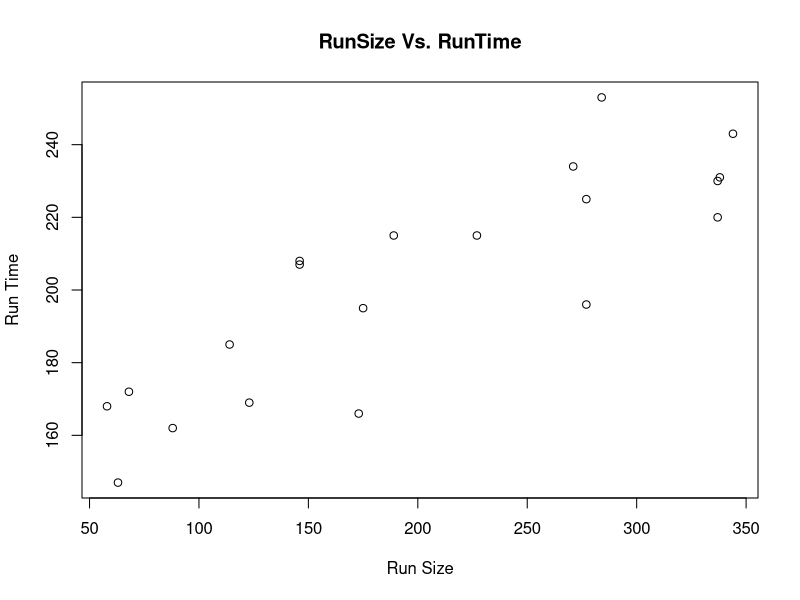
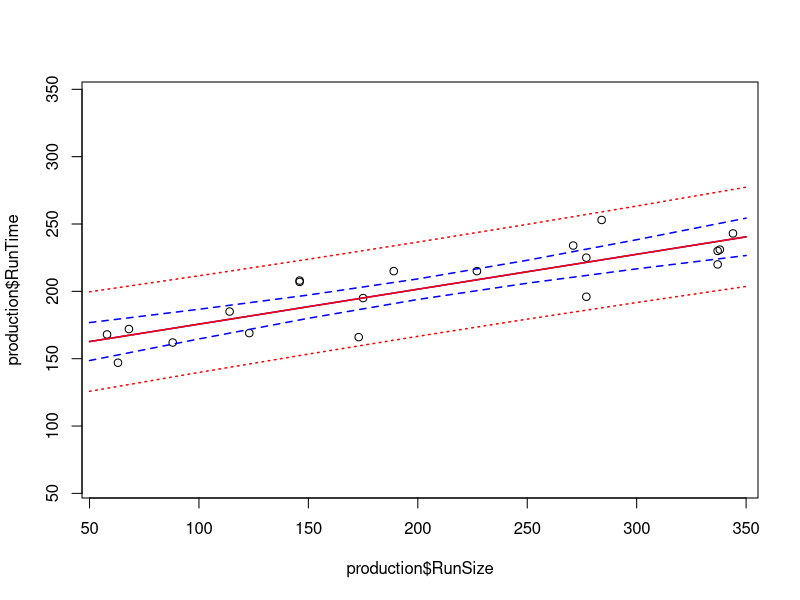

Generate these figures, in order, with R: (Note: this script raises an error after producing the figures.)
## Reading table in R
production <- read.table("production.txt", header = TRUE)
production # look at dataset
head(production, 10) # look at the data for large data sets


# summary for the 2nd and 3rd columns of the data frame
summary(production[, 2:3]) 
# RunTime         RunSize     
# Min.   :147.0   Min.   : 58.0  
# 1st Qu.:171.2   1st Qu.:120.8  
# Median :207.5   Median :182.0  
# Mean   :202.1   Mean   :201.8  
# 3rd Qu.:226.2   3rd Qu.:278.8  
# Max.   :253.0   Max.   :344.0  


## scatter plot of related variables
plot(production$RunSize, production$RunTime, xlab = "Run Size", ylab = "Run Time", title("RunSize Vs. RunTime"))



## Estimation of the regression parameters ??0, ??1, and ??2
## Yi = ??0 + ??1Xi + ei
# Fit the regression model
m1 <- lm(RunTime ~ RunSize, data = production) 
summary(m1) # Get regression results

# Call:
#   lm(formula = RunTime ~ RunSize, data = production)
# 
# Residuals:
#   Min      1Q  Median      3Q     Max 
# -28.597 -11.079   3.329   8.302  29.627 
# 
# Coefficients:
#   Estimate Std. Error t value Pr(>|t|)    
# (Intercept) 149.74770    8.32815   17.98 6.00e-13 ***
#   RunSize       0.25924    0.03714    6.98 1.61e-06 ***
#   ---
#   Signif. codes:  0 '***' 0.001 '**' 0.01 '*' 0.05 '.' 0.1 ' ' 1
# 
# Residual standard error: 16.25 on 18 degrees of freedom
# Multiple R-squared:  0.7302,	Adjusted R-squared:  0.7152 
# F-statistic: 48.72 on 1 and 18 DF,  p-value: 1.615e-06


# Create a table with fitted values and residuals
data.frame(production, fitted.value = fitted(m1), residual = resid(m1))

# Case RunTime RunSize fitted.value    residual
# 1     1     195     175     195.1152  -0.1152469
# 2     2     215     189     198.7447  16.2553496
# 3     3     243     344     238.9273   4.0726679
# 4     4     162      88     172.5611 -10.5610965
# 5     5     185     114     179.3014   5.6985827
# 6     6     231     338     237.3719  -6.3718734
# 7     7     234     271     220.0026  13.9974148
# 8     8     166     173     194.5968 -28.5967607
# 9     9     253     284     223.3727  29.6272544
# 10   10     196     277     221.5580 -25.5580439
# 11   11     220     337     237.1126 -17.1126303
# 12   12     168      58     164.7838   3.2161967
# 13   13     207     146     187.5972  19.4028033
# 14   14     225     277     221.5580   3.4419561
# 15   15     169     123     181.6346 -12.6346053
# 16   16     215     227     208.5959   6.4041115
# 17   17     147      63     166.0800 -19.0800188
# 18   18     230     337     237.1126  -7.1126303
# 19   19     208     146     187.5972  20.4028033
# 20   20     172      68     167.3762   4.6237657


## Hypothesis test for significance of estimates for ??0, and ??1


# For ??1
# H0: ??1 = 0 vs. H1: ??1 ??? 0
# Reject at the alpha level if |T| > tval. tval can be computed in R
alpha = 0.05
n= 20# no of sample
p = 2#no of estimators
# degrees of freedom = sample size - number of mean parameters estimated
tval = qt(1 - alpha/2, n - p)
tval
# [1] 2.100922
# T for ??1 = 17.98 and so T > tval

# confidence interval: a range of values that we are confident the true parameter falls into
## confidence interval for ??1

alpha = 0.05 #type I error
n = 20 #sample size
tval = qt(1 - alpha/2, n - 2) #quantile of t-distribution with d.f. n-2
lower = summary(m1)[4]$coefficients[2, 1] - tval * summary(m1)[4]$coefficients[2,
                                                                               2]
upper = summary(m1)[4]$coefficients[2, 1] + tval * summary(m1)[4]$coefficients[2,
                                                                               2]
c(lower, upper) # 95% confidence interval

# [1] 0.1812107 0.3372755



# For ??0
# H0: ??0 = 0 vs. H1: ??0 ??? 0
# T for ??0 is 6.97

#Confidence interval for ??0

alpha = 0.05 #type I error
n = 20 #sample size
tval = qt(1 - alpha/2, n - 2) #quantile of t-distribution with d.f. n-2
lower = summary(m1)[4]$coefficients[1, 1] - tval * summary(m1)[4]$coefficients[1,
                                                                               2]
upper = summary(m1)[4]$coefficients[1, 1] + tval * summary(m1)[4]$coefficients[1,
                                                                               2]
c(lower, upper)
# [1] 132.2509 167.2445

# 95% confidence intervals
confint(m1, level = 0.95)

#                 2.5 %      97.5 %
#   (Intercept) 132.2509062 167.2444999
# RunSize       0.1812107   0.3372755


# Prediction Intervals: uncertainty about future observations
# The prediction interval is wider than the corresponding confidence interval

# New run size = 50,100,150,200,250,300,350
(CI <- predict(m1, newdata = data.frame(RunSize = c(50, 100, 150, 200, 250, 300,
                                                    350)), interval = "confidence", level = 0.95))
# fit      lwr      upr
# 1 162.7099 148.6204 176.7994
# 2 175.6720 164.6568 186.6872
# 3 188.6342 179.9969 197.2714
# 4 201.5963 193.9600 209.2326
# 5 214.5585 206.0455 223.0714
# 6 227.5206 216.7006 238.3407
# 7 240.4828 226.6220 254.3435

(PI <- predict(m1, newdata = data.frame(RunSize = c(50, 100, 150, 200, 250, 300,
                                                    350)), interval = "prediction", level = 0.95))
# fit      lwr      upr
# 1 162.7099 125.7720 199.6478
# 2 175.6720 139.7940 211.5500
# 3 188.6342 153.4135 223.8548
# 4 201.5963 166.6076 236.5850
# 5 214.5585 179.3681 249.7489
# 6 227.5206 191.7021 263.3392
# 7 240.4828 203.6315 277.3340

## Plotting results of CI and PI
plot(production$RunSize, production$RunTime, ylim = range(production$RunSize, PI))
matlines(c(50, 100, 150, 200, 250, 300, 350), CI, lty = c(1, 2, 2), lwd = 1.5, col = "blue")
matlines(c(50, 100, 150, 200, 250, 300, 350), PI, lty = c(1, 3, 3), lwd = 1.5, col = "red")
legend(b = "CI")



## END